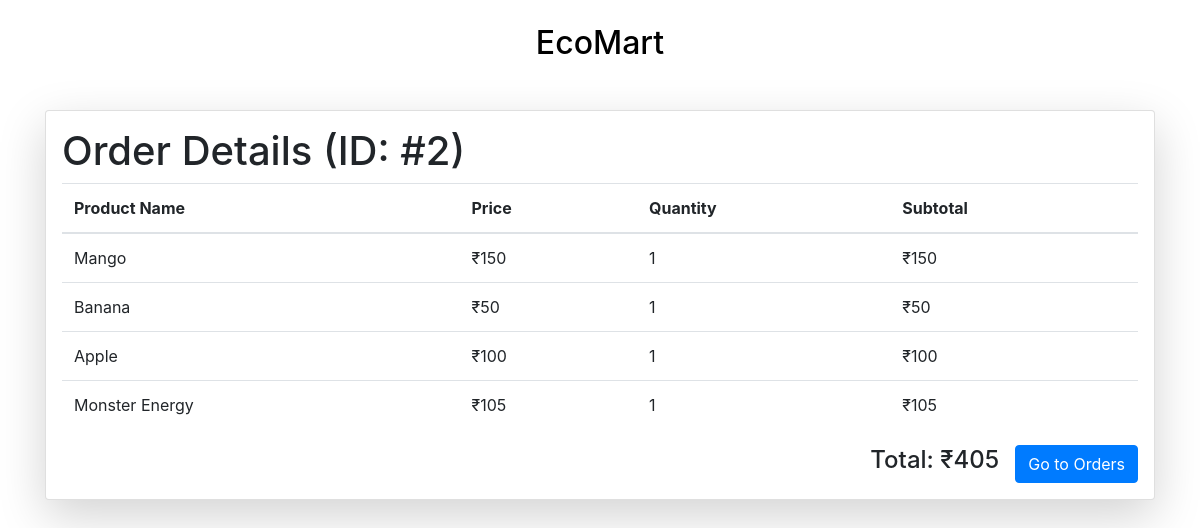
The page /ordered_products/2 (signed in) on the database its author committed.
### vault.py (models this page shows, shortened)
class Order_Detail(Base):
    __tablename__ = 'order_detail'
    id = Column(Integer, primary_key=True, autoincrement=True)
    user_id = Column('user_id', Integer)
    total = Column('total', Integer)
    created_at = Column('created_at', String)

class Order_Items(Base):
    __tablename__ = 'order_items'
    id = Column(Integer, primary_key=True, autoincrement=True)
    user_id = Column('user_id', Integer)
    order_id = Column('order_id', Integer)
    product_id = Column('product_id', Integer)
    product_name = Column('product_name', String)
    product_price = Column('product_price', Integer)
    quantity = Column('quantity', Integer)
    amount = Column('amount', Integer)
    created_at = Column('created_at', String)

### user_routes.py (the view)
@app.route('/ordered_products/<int:oid>')
def ordered_products(oid):
    if 'user' not in session:
        return render_template('login/login.html')
    else:
        products = agent.query(Order_Items).filter(Order_Items.order_id == oid).all()
        order = agent.query(Order_Detail).filter(Order_Detail.id == oid).first()
        return render_template('user/ordered_products.html', items=products, order=order, user_id=session['user'], cart_items=order)

### templates/user/ordered_products.html (shortened to what this page needs)
<!DOCTYPE html>
<html lang="en">
  <head>
    <link
      rel="stylesheet"
      href="https://stackpath.bootstrapcdn.com/bootstrap/4.5.2/css/bootstrap.min.css"
    />
    <link
      rel="stylesheet"
      type="text/css"
      href="{{ url_for('static',filename='styles/header.css') }}"
    />
  </head>
  <body>
    <br />
    <div class="main">
      <div class="navigation">
        <h2><a href="/">EcoMart</a></h2>
      </div>
    </div>
    <div class="container mt-5 mb-5">
      <div class="card shadow-lg p-3 mb-5 bg-white rounded">
        <div class="row g-0">
          <div class="col-md-12">
            <h1>Order Details (ID: #{{order.id}})</h1>
            <table class="table">
              <thead>
                <tr>
                  <th scope="col">Product Name</th>
                  <th scope="col">Price</th>
                  <th scope="col">Quantity</th>
                  <th scope="col">Subtotal</th>
                </tr>
              </thead>
              <tbody id="cart-items">
                {% if cart_items %} {% for item in items %}
                <tr>
                  <td>{{ item.product_name }}</td>
                  <td>₹{{ item.amount }}</td>
                  <td>{{ item.quantity }}</td>
                  <td>₹{{ item.amount }}</td>
                </tr>
                {% endfor %} {% else %}
                <tr>
                  <td colspan="6">Your cart is empty.</td>
                </tr>
                {% endif %}
              </tbody>
            </table>
            <div class="d-flex justify-content-end align-items-center">
              {% if cart_items %}
              <h4 id="total-amount">Total: ₹{{ order.total }}</h4>
              <button
                class="btn btn-primary ml-3"
                onclick="location.href='/orders/{{user_id}}'"
              >
                Go to Orders
              </button>
              {% endif %}
            </div>
          </div>
        </div>
      </div>
    </div>
  </body>
</html>

### static/styles/header.css (style rules this page uses)
a { text-decoration: none; color: black; text-align: center; }
h2 { text-align: center; }

### rows shown on the page
Order_Detail: id "2", total "405"
Order_Items: product_name "Mango", amount "150", quantity "1"
Order_Items: product_name "Banana", amount "50", quantity "1"
Order_Items: product_name "Apple", amount "100", quantity "1"
Order_Items: product_name "Monster Energy", amount "105", quantity "1"
